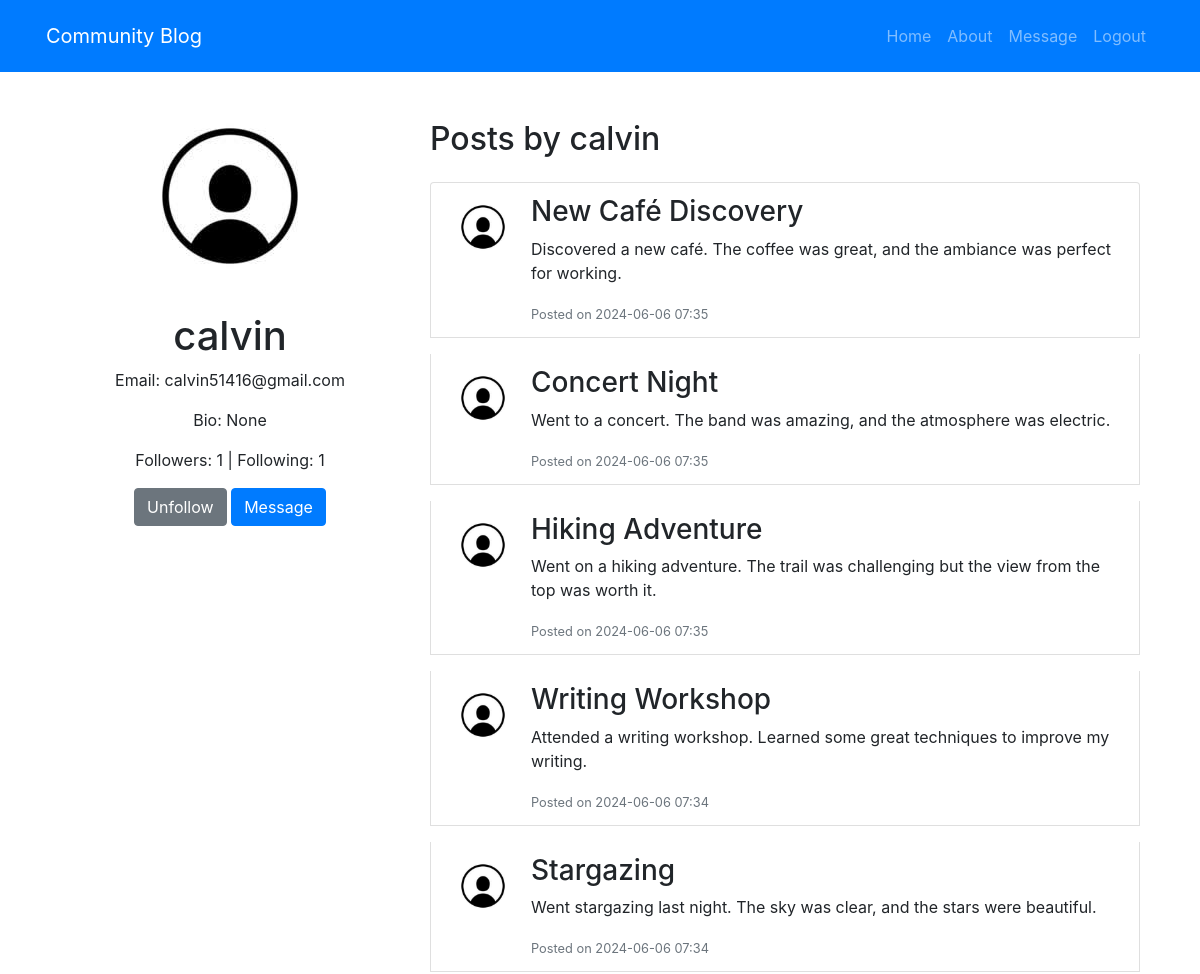
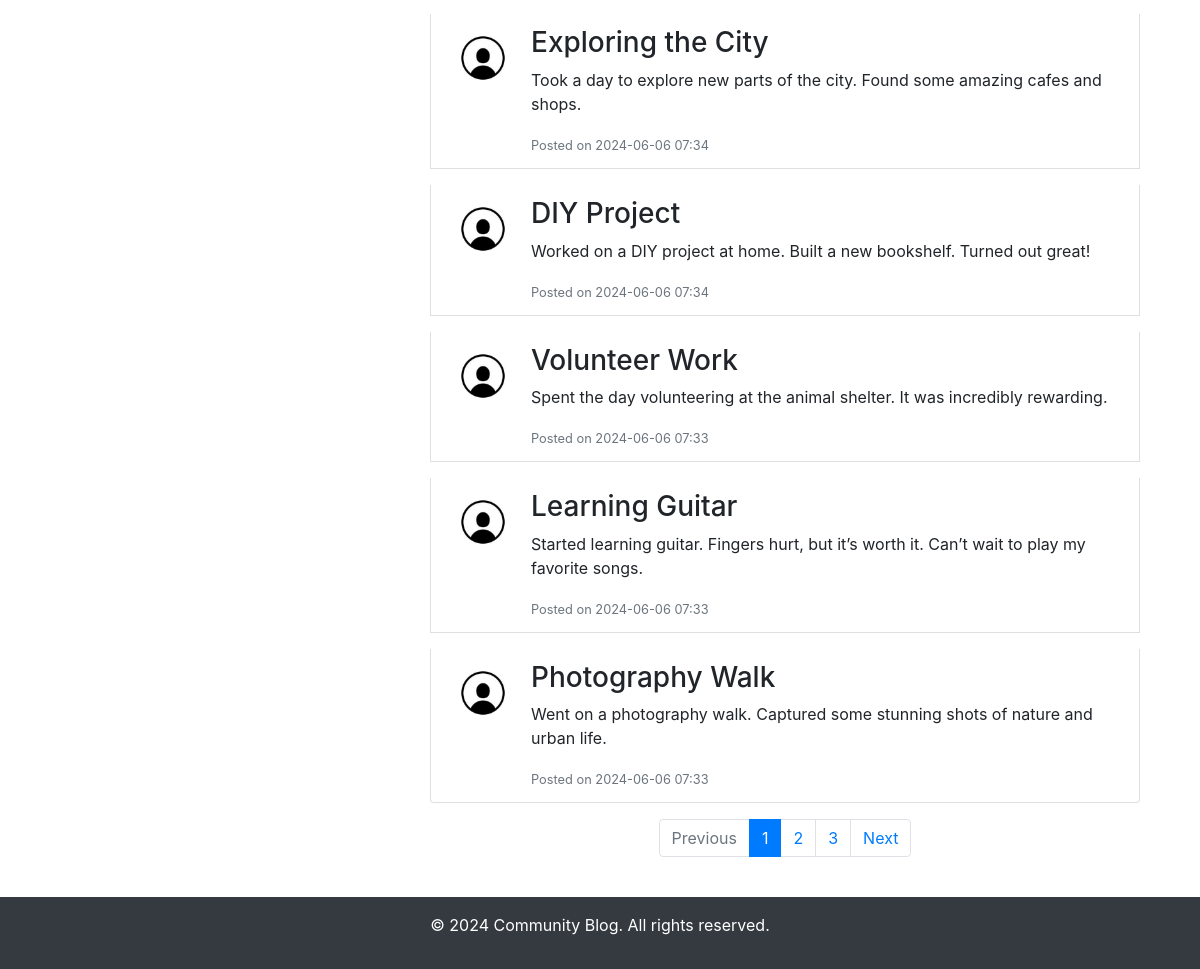
The page /about/calvin (signed in) on the database its author committed (2 pictures, top to bottom).
### app/models.py (models this page shows, shortened)
class User(db.Model, UserMixin):
    id = db.Column(db.Integer, primary_key=True)
    username = db.Column(db.String(150), unique=True, nullable=False)
    email = db.Column(db.String(120), unique=True, nullable=False)
    img = db.Column(db.String(20), nullable=False, default='default.jpg')
    password = db.Column(db.String(60), nullable=False)
    bio = db.Column(db.String(500))
    is_active = db.Column(db.Boolean, default=False)
    posts = db.relationship('Post', backref='author', lazy='dynamic')
    sent_messages = db.relationship('UserMessage', foreign_keys='UserMessage.sender_id', backref='author', lazy=True)
    received_messages = db.relationship('UserMessage', foreign_keys='UserMessage.receiver_id', backref='receiver', lazy=True)
    notifications = db.relationship('Notification', backref='user', lazy=True)
    followed = db.relationship(
        'User', secondary=followers,
        primaryjoin=(followers.c.follower_id == id),
        secondaryjoin=(followers.c.followed_id == id),
        backref=db.backref('followers', lazy='dynamic'), lazy='dynamic'
    )
    def is_following(self, user):
        return self.followed.filter(
            followers.c.followed_id == user.id).count() > 0

class Post(db.Model):
    id = db.Column(db.Integer, primary_key=True)
    title = db.Column(db.String(120), nullable=False)
    content = db.Column(db.String(1024), nullable=False)
    user_id = db.Column(db.Integer, db.ForeignKey('user.id'))
    timestamp = db.Column(db.DateTime, index=True, default=datetime.utcnow)

### app/routes.py (the view)
@app.route('/about/<username>', methods=['GET', 'POST'])
@login_required
def about(username):
    user = User.query.filter_by(username=username).first_or_404()
    form = UpdateProfileForm()
    if form.validate_on_submit() and current_user == user:
        if form.picture.data:
            picture_file = save_picture(form.picture.data)
            current_user.img = picture_file
        current_user.username = form.username.data
        current_user.bio = form.bio.data
        db.session.commit()
        flash('Your account has been updated!', 'success')
        return redirect(url_for('about', username=current_user.username))
    elif request.method == 'GET':
        form.username.data = user.username
        form.bio.data = user.bio
    page = request.args.get('page', 1, type=int)
    posts = user.posts.order_by(Post.timestamp.desc()).paginate(page=page, per_page=10)
    return render_template('about.html', title=f"{user.username}'s Profile", user=user, form=form, posts=posts)

### app/routes.py (called while the page is built)
@login_manager.user_loader
def load_user(user_id):
    return User.query.get(int(user_id))

@app.context_processor
def inject_notifications():
    if current_user.is_authenticated:
        unread_count = UserMessage.query.filter_by(receiver_id=current_user.id, read=False).count()
        return dict(unread_count=unread_count)
    return dict(unread_count=0)

### app/templates/about.html (shortened to what this page needs)
{% extends "index.html" %}
{% block content %}
<div class="container">
    <div class="row">
        <div class="col-md-4 text-center">
            <img src="{{ url_for('static', filename='images/' + user.img) }}" alt="Profile Picture" class="img-fluid rounded-circle mb-3">
            <h1>{{ user.username }}</h1>
            <p>Email: {{ user.email }}</p>
            <p>Bio: {{ user.bio }}</p>
            <p>Followers: {{ user.followers.count() }} | Following: {{ user.followed.count() }}</p>
            {% if current_user.is_authenticated %}
                {% if current_user != user %}
                    {% if current_user.is_following(user) %}
                        <a href="{{ url_for('unfollow', username=user.username) }}" class="btn btn-secondary">Unfollow</a>
                    {% else %}
                        <a href="{{ url_for('follow', username=user.username) }}" class="btn btn-primary">Follow</a>
                    {% endif %}
                    <a href="{{ url_for('conversation', username=user.username) }}" class="btn btn-primary">Message</a>
                {% endif %}
            {% endif %}
        </div>
        <div class="col-md-8">
            <h2 class="my-4">Posts by {{ user.username }}</h2>
            <ul class="list-group">
                {% for post in posts.items %}
                    <li class="list-group-item mb-3 d-flex">
                        <img class="mr-3 rounded-circle" src="{{ url_for('static', filename='images/' + post.author.img) }}" alt="{{ post.author.username }}" width="64" height="64" class="img-fluid rounded-circle mb-3">
                        <div>
                            <h3>{{ post.title }}</h3>
                            <p>{{ post.content }}</p>
                            <small class="text-muted">Posted on {{ post.timestamp.strftime('%Y-%m-%d %H:%M') }}</small>
                        </div>
                    </li>
                {% endfor %}
            </ul>
            <nav aria-label="Page navigation">
                <ul class="pagination justify-content-center">
                    {% if posts.has_prev %}
                        <li class="page-item">
                            <a class="page-link" href="{{ url_for('about', username=user.username, page=posts.prev_num) }}">Previous</a>
                        </li>
                    {% else %}
                        <li class="page-item disabled">
                            <span class="page-link">Previous</span>
                        </li>
                    {% endif %}
                    {% for page_num in posts.iter_pages(left_edge=1, right_edge=1, left_current=2, right_current=2) %}
                        {% if page_num %}
                            {% if page_num == posts.page %}
                                <li class="page-item active">
                                    <span class="page-link">{{ page_num }}</span>
                                </li>
                            {% else %}
                                <li class="page-item">
                                    <a class="page-link" href="{{ url_for('about', username=user.username, page=page_num) }}">{{ page_num }}</a>
                                </li>
                            {% endif %}
                        {% else %}
                            <li class="page-item disabled"><span class="page-link">...</span></li>
                        {% endif %}
                    {% endfor %}
                    {% if posts.has_next %}
                        <li class="page-item">
                            <a class="page-link" href="{{ url_for('about', username=user.username, page=posts.next_num) }}">Next</a>
                        </li>
                    {% else %}
                        <li class="page-item disabled">
                            <span class="page-link">Next</span>
                        </li>
                    {% endif %}
                </ul>
            </nav>
        </div>
    </div>
</div>
{% endblock %}

### rows shown on the page
User: img (placeholder picture), username "calvin", email "calvin51416@gmail.com", bio "None"
Post: img (placeholder picture), title "New Café Discovery", content "Discovered a new café. The coffee was great, and the ambiance was perfect for working.", timestamp "2024-06-06 07:35"
Post: img (placeholder picture), title "Concert Night", content "Went to a concert. The band was amazing, and the atmosphere was electric.", timestamp "2024-06-06 07:35"
Post: img (placeholder picture), title "Hiking Adventure", content "Went on a hiking adventure. The trail was challenging but the view from the top was worth it.", timestamp "2024-06-06 07:35"
Post: img (placeholder picture), title "Writing Workshop", content "Attended a writing workshop. Learned some great techniques to improve my writing.", timestamp "2024-06-06 07:34"
Post: img (placeholder picture), title "Stargazing", content "Went stargazing last night. The sky was clear, and the stars were beautiful.", timestamp "2024-06-06 07:34"
Post: img (placeholder picture), title "Exploring the City", content "Took a day to explore new parts of the city. Found some amazing cafes and shops.", timestamp "2024-06-06 07:34"
Post: img (placeholder picture), title "DIY Project", content "Worked on a DIY project at home. Built a new bookshelf. Turned out great!", timestamp "2024-06-06 07:34"
Post: img (placeholder picture), title "Volunteer Work", content "Spent the day volunteering at the animal shelter. It was incredibly rewarding.", timestamp "2024-06-06 07:33"
Post: img (placeholder picture), title "Learning Guitar", content "Started learning guitar. Fingers hurt, but it’s worth it. Can’t wait to play my favorite songs.", timestamp "2024-06-06 07:33"
Post: img (placeholder picture), title "Photography Walk", content "Went on a photography walk. Captured some stunning shots of nature and urban life.", timestamp "2024-06-06 07:33"

### other values the page prints
{{ user.followers.count() }} "1"
{{ user.followed.count() }} "1"
{{ page_num }} "1"
{{ page_num }} "2" "3"
